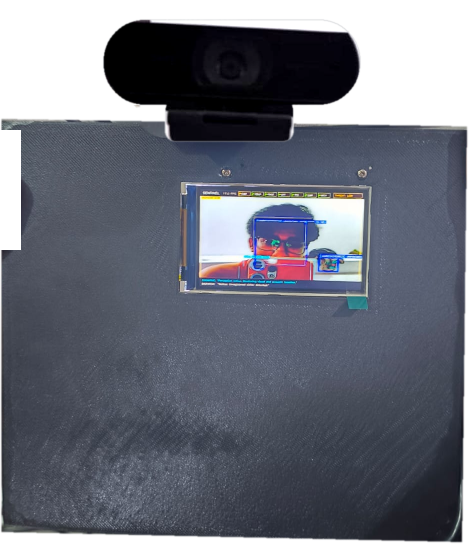
#> input picture Sentinel/Photos/sentinel_product_perfect.png, 937 x 1087 px (shown at 1/2 size)
$ python render_sentinel_interview_showcase.py
#> lines starting #> are read from the running program, lines starting #| are printed output that depends on the picture
import os
import sys
import math
import subprocess
import cv2
import numpy as np
from PIL import Image, ImageDraw, ImageFont, ImageFilter

FFMPEG = r'D:\Espressif\tools\python_env\idf5.3_py3.13_env\Lib\site-packages\imageio_ffmpeg\binaries\ffmpeg-win-x86_64-v7.1.exe'
SCRIPT_DIR = os.path.dirname(os.path.abspath(__file__))
OUTPUT_DIR = SCRIPT_DIR
MASTER_AUDIO = os.path.join(OUTPUT_DIR, 'interview_audio_60s.wav')
OUTPUT_VIDEO = os.path.join(OUTPUT_DIR, 'Final', 'project_sentinel_interview_showcase_1min.mp4')

WIDTH = 1920
HEIGHT = 1080
FPS = 30
TOTAL_FRAMES = 1800  # Exactly 60.00 seconds

# Typography - Keynote Clean Bold Hierarchy
FONT_HERO = ImageFont.truetype(r'C:\Windows\Fonts\segoeuib.ttf', 58)
FONT_TITLE = ImageFont.truetype(r'C:\Windows\Fonts\segoeuib.ttf', 38)
FONT_HEAD = ImageFont.truetype(r'C:\Windows\Fonts\segoeuib.ttf', 26)
FONT_SUB = ImageFont.truetype(r'C:\Windows\Fonts\segoeuib.ttf', 21)
FONT_BODY = ImageFont.truetype(r'C:\Windows\Fonts\segoeuib.ttf', 19)
FONT_BADGE = ImageFont.truetype(r'C:\Windows\Fonts\segoeuib.ttf', 14)
FONT_CAPTION = ImageFont.truetype(r'C:\Windows\Fonts\segoeuib.ttf', 22)
FONT_MICRO = ImageFont.truetype(r'C:\Windows\Fonts\segoeuib.ttf', 12)

# Palette
BG_PORCELAIN = (248, 250, 252)
SLATE_950 = (11, 15, 25)
SLATE_900 = (15, 23, 42)
SLATE_800 = (30, 41, 59)
SLATE_600 = (71, 85, 105)
SLATE_400 = (148, 163, 184)
CYAN_DEEP = (2, 132, 199)
CYAN_GLOW = (56, 189, 248)
CYAN_ELECTRIC = (0, 212, 255)

# Sentinel Top Engineer Pill Lockup
eng_pill_w = 480
eng_pill_h = 58
engineer_pill = Image.new('RGBA', (eng_pill_w, eng_pill_h), (0, 0, 0, 0))
#> engineer_pill: PIL image 480x58 RGBA; every value is 0
ep_draw = ImageDraw.Draw(engineer_pill)
ep_draw.rounded_rectangle([0, 0, eng_pill_w, eng_pill_h], radius=22, fill=(255, 255, 255, 246), outline=(56, 189, 248, 170), width=2)
ep_draw.line([(22, 0), (eng_pill_w - 22, 0)], fill=(255, 255, 255, 255), width=2)
ep_draw.ellipse([20, 21, 32, 33], fill=(0, 212, 255, 255))
ep_draw.text((42, 15), 'PROJECT SENTINEL', font=FONT_HEAD, fill=SLATE_900)
ep_draw.text((310, 18), '• EDGE AI SYSTEM', font=FONT_BADGE, fill=CYAN_DEEP)

# Load Hardware Photos
PHOTO_DIR = os.path.join(OUTPUT_DIR, 'Photos')
photo_product = Image.open(os.path.join(PHOTO_DIR, 'sentinel_product_perfect.png')).convert('RGBA')
#> photo_product is the input picture: PIL image 937x1087 RGBA; mean R, G, B, A 82.8, 86.6, 98, 212.3

# Base background
base_bg = Image.new('RGBA', (WIDTH, HEIGHT), (248, 250, 252, 255))
glow_layer = Image.new('RGBA', (WIDTH, HEIGHT), (0, 0, 0, 0))
#> glow_layer: PIL image 1920x1080 RGBA; every value is 0
g_draw = ImageDraw.Draw(glow_layer)
g_draw.ellipse([WIDTH//2 - 650, HEIGHT//2 - 420, WIDTH//2 + 650, HEIGHT//2 + 420], fill=(56, 189, 248, 32))
g_draw.ellipse([WIDTH - 420, -80, WIDTH + 320, 520], fill=(2, 132, 199, 25))
g_draw.ellipse([-180, HEIGHT - 380, 480, HEIGHT + 220], fill=(56, 189, 248, 22))
glow_layer = glow_layer.filter(ImageFilter.GaussianBlur(130))
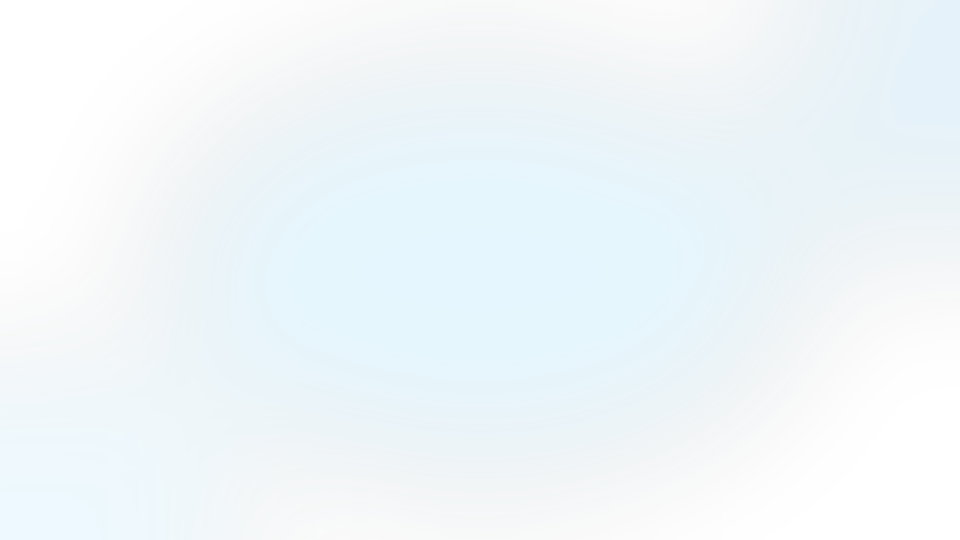
#> glow_layer: PIL image 1920x1080 RGBA (shown at 1/2 size); mean R, G, B, A 27.4, 103.5, 138.1, 17; transparent parts drawn white
base_bg = Image.alpha_composite(base_bg, glow_layer)

# Video Sources
V_BOOTH = os.path.join(OUTPUT_DIR, 'videos-sentinel', 'WhatsApp Video 2026-09-28 at 9.25.12 PM.mp4')
V_DEMO = os.path.join(OUTPUT_DIR, 'videos-sentinel', 'WhatsApp Video 2026-10-02 at 6.24.06 PM.mp4')

#> (the run stopped early here; a loop or call above may not have finished)
